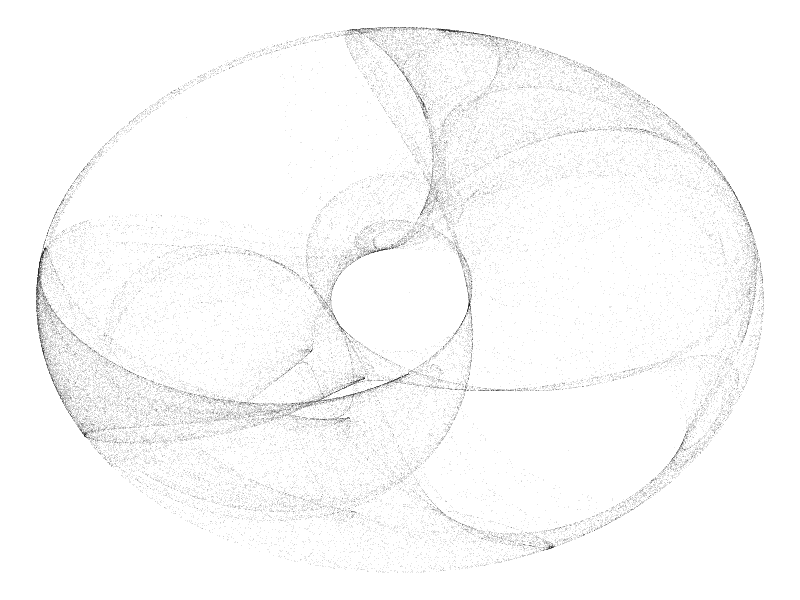

Generate this figure with R: (Note: this script raises an error after producing the figure.)
# load libraries---------------
library(ggplot2)
library(here)


# function without randomness-------------
twirly_whirly <- function(n, x_1, y_1, a, b) {

# create empty vectors
x <- vector(mode = "double", length = n)
y <- vector(mode = "double", length = n)

# starting values
x[1] <- x_1
y[1] <- y_1

# populate vectors
for (i in 2:n) {
  
  x[i] <- a*cos(x[i-1]) + b*sin(y[i-1])
  y[i] <- a*sin(x[i-1]) - b*cos(y[i-1])
  
}

# create data frame
data.frame(x = x, y = y)

}

# create a few twirly whirlies
df1 <- twirly_whirly(n = 100000, x_1 = 0.1, y_1 = 0.1, a = 1.5, b = 2.2)
df2 <- twirly_whirly(n = 100000, x_1 = 0.1, y_1 = 0.1, a = 2, b = 0.5)
df3 <- twirly_whirly(n = 100000, x_1 = 0.1, y_1 = 0.1, a = 0.7, b = 5)
df4 <- twirly_whirly(n = 100000, x_1 = 0.1, y_1 = 0.1, a = 1.2, b = -1.2)

# plot
ggplot(df1) + 
  geom_point(aes(x, y), 
             shape = 16, alpha = 0.1, size = 0.05) + 
  theme_void() + 
  ggsave(here("plots", "tw_1.png"), height = 4, width = 4, units = "in")

ggplot(df2) + 
  geom_point(aes(x, y), 
             shape = 16, alpha = 0.05, size = 0.05) + 
  theme_void() +
  ggsave(here("plots", "tw_2.png"), height = 4, width = 4, units = "in")


ggplot(df3) + 
  geom_point(aes(x, y), 
             shape = 16, alpha = 0.05, size = 0.05) + 
  theme_void() +
  ggsave(here("plots", "tw_3.png"), height = 4, width = 4, units = "in")

ggplot(df4) + 
  geom_point(aes(x, y), 
             shape = 16, alpha = 0.05, size = 0.05) + 
  theme_void() +
  ggsave(here("plots", "tw_4.png"), height = 4, width = 4, units = "in")


# function with randomness-------------
twirly_whirly_runif <- function(n, x_1, y_1, a, b) {
  
  # create empty vectors
  x <- vector(mode = "double", length = n)
  y <- vector(mode = "double", length = n)
  
  # starting values
  x[1] <- x_1
  y[1] <- y_1
  
  # populate vectors
  for (i in 2:n) {
    
    set.seed(25)
    x[i] <- a*cos(x[i-1]) + b*sin(y[i-1])*runif(1)
    y[i] <- a*sin(x[i-1]) - b*cos(y[i-1])*runif(1) 
    
  }
  
  # create data frame
  data.frame(x = x, y = y)
  
}

# create and plot twirly whirlies with random element
df_runif <- twirly_whirly_runif(n = 100000, x_1 = 0.1, y_1 = 0.1, a = 1.6, b = pi)

ggplot(df_runif) + 
  geom_point(aes(x, y), 
             shape = 16, alpha = 0.2, size = 0.05) + 
  theme_void() +
  ggsave(here("plots", "tw_runif.png"), height = 4, width = 4, units = "in")
